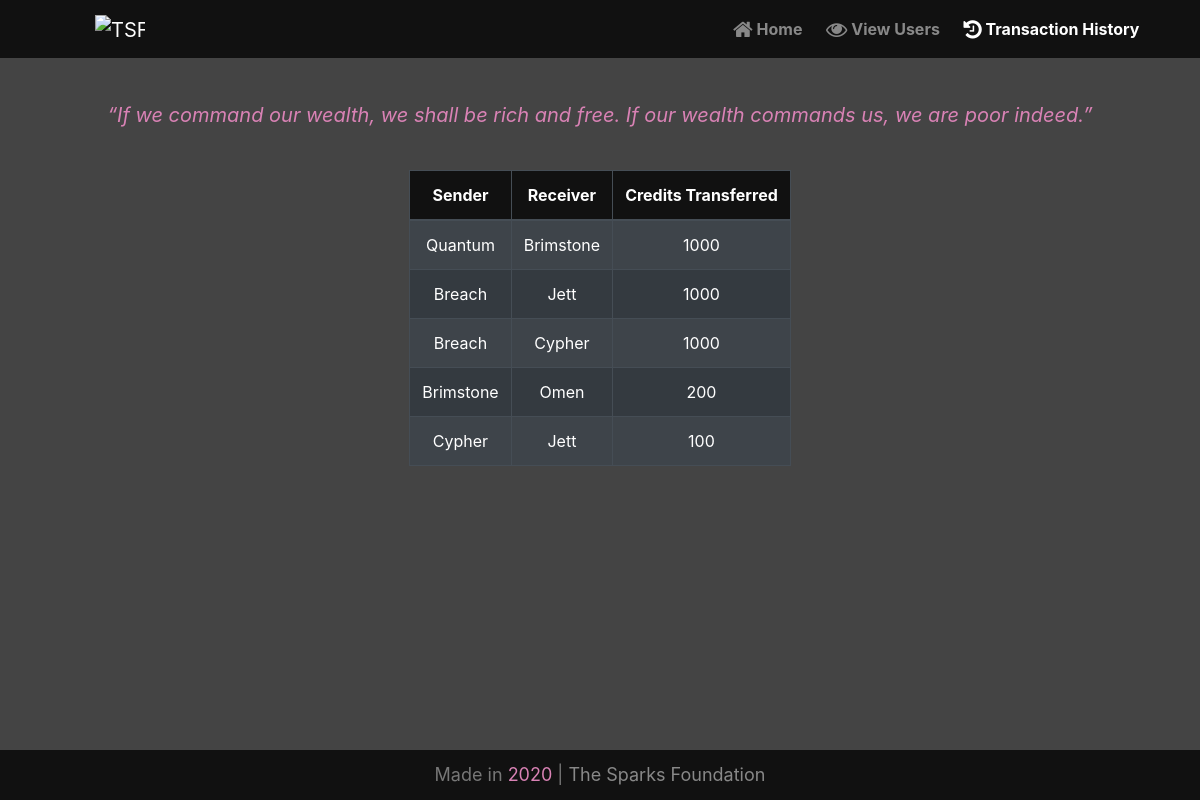
Screenshot of /transHistory.php with the database file from the repository.
### tables this page shows
CREATE TABLE `transactions` (
  `ID` int(20) NOT NULL,
  `Sender` varchar(50) NOT NULL,
  `Receiver` varchar(50) NOT NULL,
  `Credits` int(20) NOT NULL
);

### transHistory.php (the view, shortened to what this page needs)
<!doctype html>
<html lang="en">
<head>
    <link rel="stylesheet" href="https://maxcdn.bootstrapcdn.com/bootstrap/4.5.2/css/bootstrap.min.css">
    <link rel="stylesheet" href="https://cdnjs.cloudflare.com/ajax/libs/font-awesome/4.7.0/css/font-awesome.min.css">
    <link rel="stylesheet" type="text/css" href="styles.css">
</head>
<body>
    <nav class="navbar navbar-dark navbar-expand-sm fixed-top">
        <div class="container">
            <a class="navbar-brand" href="index.php">
                <img class="site-logo" src="https://media-exp1.licdn.com/dms/image/C560BAQFgHU3sTF4LfQ/company-logo_200_200/0?e=2159024400&v=beta&t=t-cy2njTNbqc_h3kW92SYNTec2pIhYMW6WtzJ9WDd-I" alt="TSF Logo" />
            </a>
            <div class="collapse navbar-collapse" id="navbarNav">
                <ul class="navbar-nav ml-auto nav-options">
                    <li class="nav-item">
                        <a class="nav-link" href="index.php"><span class="fa fa-home fa-lg"></span> Home &nbsp;</a>
                    </li>
                    <li class="nav-item">
                        <a class="nav-link" href="users.php"><span class="fa fa-eye fa-lg"></span> View Users &nbsp;</a>
                    </li>
                    <li class="nav-item active">
                        <a class="nav-link" href="#"><span class="fa fa-history fa-lg"></span> Transaction History &nbsp;</a>
                    </li>
                </ul>
            </div>
        </div>
    </nav>
    <div class="container">
        <?php
        $servername = "localhost";
        $username = "root";
        $password = "";
        $dbname = "gripspark";
        $conn = new mysqli($servername, $username, $password, $dbname);
        $sql = "SELECT * FROM transactions ORDER BY ID DESC";
        $result = $conn->query($sql);
        if ($result->num_rows > 0) {
        ?>
            <div class="quote" align="center" style="margin-top: 100px;">
                <quote style="font-style: italic; font-size: 20px; color: #d982b5;">“If we command our wealth, we shall be rich and free. If our wealth commands us, we are poor indeed.”</quote>
            </div>
            <div class="table-responsive" style="font-size: 16px;">
                <table class="table table-striped table-dark table-hover table-bordered w-auto table-sort" align="center" style="margin-top: 40px; margin-bottom: 80px; text-align: center;" id="transHistTable">
                    <thead>
                        <tr>
                            <th scope="col-sm">Sender</th>
                            <th scope="col-sm">Receiver</th>
                            <th scope="col-sm">Credits Transferred</th>
                        </tr>
                    </thead>
                    <tbody>
                        <?php
                        while ($row = $result->fetch_assoc()) {
                            echo "<tr><td>" . $row["Sender"] . "</td><td>" . $row["Receiver"] . "</td><td>" . $row["Credits"] . "</td></tr>\n";
                        }
                        ?>
                    </tbody>
                </table>
            </div>
    </div>
<?php
        } else {
        }
?>
<footer class="footer mt-auto">
    <div class="footerText">
        <p>Made in <span style="color: #d982b5;">
            </span> | <a href="https://www.thesparksfoundationsingapore.org/" class="footerLink">The Sparks Foundation</a>
        </p>
    </div>
</footer>
</body>
</html>

### styles.css (style rules this page uses)
html, body { background-color: #444; }
.navbar-dark { background-color: #111; }
.navbar .nav-item .nav-link { font-weight: 700; }
.site-logo { max-height: 50px; max-width: 50px; margin-left: 50px; }
.container { color: #fff; margin: auto; }
.footer { text-align: center; background-color: #111; font-size: 18px; color: #777; bottom: 0; width: 100%; position: fixed; height: 50px; }
.footerText { height: 200px; line-height: 50px; text-align: center; }
.footerLink { text-decoration: none; color: #888; }
.sort thead, .table-sort thead { text-align: center; background-color: #111; }

### rows the page displays
transactions: Sender "Quantum", Receiver "Brimstone", Credits "1000"
transactions: Sender "Breach", Receiver "Jett", Credits "1000"
transactions: Sender "Breach", Receiver "Cypher", Credits "1000"
transactions: Sender "Brimstone", Receiver "Omen", Credits "200"
transactions: Sender "Cypher", Receiver "Jett", Credits "100"
